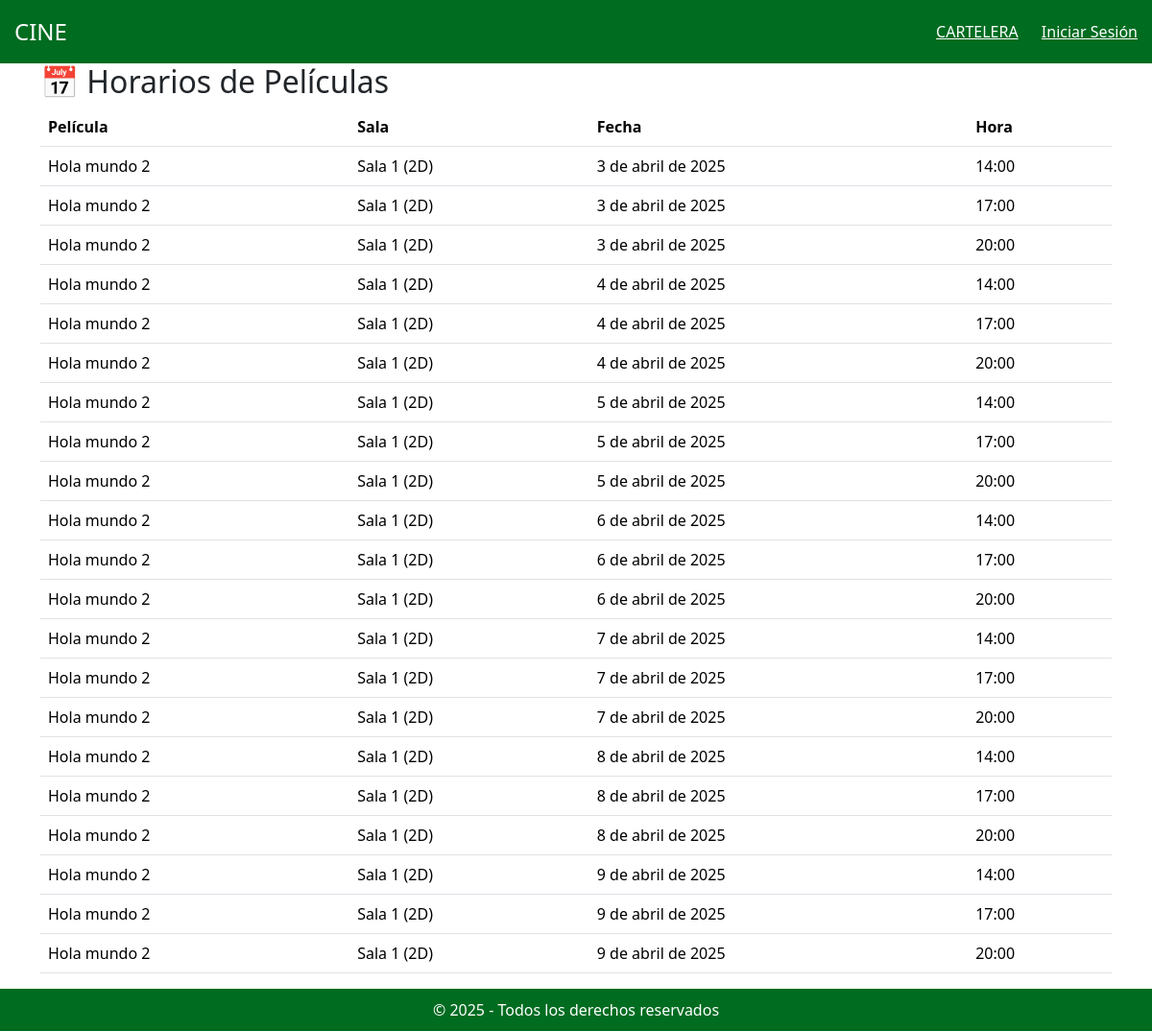
The app's page /usuarios/horarios/ with its own data.
### usuarios/models.py (models this page shows, shortened)
class Horario(models.Model):
    id_horario = models.AutoField(primary_key=True)
    pelicula = models.ForeignKey(Pelicula, on_delete=models.CASCADE, related_name="horarios")
    sala = models.ForeignKey(Sala, on_delete=models.CASCADE, related_name="horarios")
    fecha = models.DateField()
    hora = models.TimeField()

class Pelicula(models.Model):
    id_pelicula = models.AutoField(primary_key=True)
    titulo = models.CharField(max_length=200)
    imagen = models.ImageField(upload_to='peliculas/')
    sinopsis = models.TextField(default="Sinopsis no disponible.")
    genero = models.CharField(max_length=100)
    formato = models.CharField(max_length=50)  # 2D, 3D, 4DX
    estreno = models.BooleanField(default=False)
    preventa = models.BooleanField(default=False)
    trailer_url = models.URLField()
    calificacion = models.IntegerField(default=0)  # de 1 a 5 estrellas
    sala = models.ForeignKey(Sala, on_delete=models.SET_NULL, related_name="peliculas", null=True, blank=True)

class Sala(models.Model):
    TIPO_SALA_CHOICES = [
        ('2D', '2D'),
        ('3D', '3D'),
        ('IMAX', 'IMAX'),
        ('VIP', 'VIP'),
    ]
    id_sala = models.AutoField(primary_key=True)
    nombre = models.CharField(max_length=50, unique=True)  # Ejemplo: "Sala 1", "Sala VIP"
    tipo_sala = models.CharField(max_length=10, choices=TIPO_SALA_CHOICES, default='2D')
    capacidad = models.PositiveIntegerField(default=100)  # Asientos disponibles
    filas = models.PositiveIntegerField(default=10)  # Para la distribución visual
    columnas = models.PositiveIntegerField(default=10)  # Para la distribución visual

### usuarios/views.py (the view)
# urls.py: path("horarios/", listar_horarios_disponibles, name="listar_horarios"),
def listar_horarios_disponibles(request):
    hoy = timezone.localtime(timezone.now()).date()
    horarios = Horario.objects.filter(fecha__gte=hoy).order_by("fecha", "hora")
    return render(request, "usuarios/listar_horario.html", {"horarios": horarios})

### usuarios/templates/usuarios/listar_horario.html (shortened to what this page needs)
{% extends 'base.html' %}
{% load static %}
{% block content %}
<div class="container">
    <h2>📅 Horarios de Películas</h2>
    <table class="table">
        <thead>
            <tr>
                <th>Película</th>
                <th>Sala</th>
                <th>Fecha</th>
                <th>Hora</th>
            </tr>
        </thead>
        <tbody>
            {% for horario in horarios %}
            <tr>
                <td>{{ horario.pelicula.titulo }}</td>
                <td>{{ horario.sala.nombre }} ({{ horario.sala.tipo_sala }})</td>
                <td>{{ horario.fecha }}</td>
                <td>{{ horario.hora }}</td>
            </tr>
            {% empty %}
                <tr><td colspan="5">No hay horarios disponibles.</td></tr>
            {% endfor %}
        </tbody>
    </table>
</div>
{% endblock %}

### records on screen
Horario: pelicula.titulo "Hola mundo 2", sala.nombre "Sala 1", sala.tipo_sala "2D", fecha "3 de abril de 2025", hora "14:00"
Horario: pelicula.titulo "Hola mundo 2", sala.nombre "Sala 1", sala.tipo_sala "2D", fecha "3 de abril de 2025", hora "17:00"
Horario: pelicula.titulo "Hola mundo 2", sala.nombre "Sala 1", sala.tipo_sala "2D", fecha "3 de abril de 2025", hora "20:00"
Horario: pelicula.titulo "Hola mundo 2", sala.nombre "Sala 1", sala.tipo_sala "2D", fecha "4 de abril de 2025", hora "14:00"
Horario: pelicula.titulo "Hola mundo 2", sala.nombre "Sala 1", sala.tipo_sala "2D", fecha "4 de abril de 2025", hora "17:00"
Horario: pelicula.titulo "Hola mundo 2", sala.nombre "Sala 1", sala.tipo_sala "2D", fecha "4 de abril de 2025", hora "20:00"
Horario: pelicula.titulo "Hola mundo 2", sala.nombre "Sala 1", sala.tipo_sala "2D", fecha "5 de abril de 2025", hora "14:00"
Horario: pelicula.titulo "Hola mundo 2", sala.nombre "Sala 1", sala.tipo_sala "2D", fecha "5 de abril de 2025", hora "17:00"
Horario: pelicula.titulo "Hola mundo 2", sala.nombre "Sala 1", sala.tipo_sala "2D", fecha "5 de abril de 2025", hora "20:00"
Horario: pelicula.titulo "Hola mundo 2", sala.nombre "Sala 1", sala.tipo_sala "2D", fecha "6 de abril de 2025", hora "14:00"
Horario: pelicula.titulo "Hola mundo 2", sala.nombre "Sala 1", sala.tipo_sala "2D", fecha "6 de abril de 2025", hora "17:00"
Horario: pelicula.titulo "Hola mundo 2", sala.nombre "Sala 1", sala.tipo_sala "2D", fecha "6 de abril de 2025", hora "20:00"
Horario: pelicula.titulo "Hola mundo 2", sala.nombre "Sala 1", sala.tipo_sala "2D", fecha "7 de abril de 2025", hora "14:00"
Horario: pelicula.titulo "Hola mundo 2", sala.nombre "Sala 1", sala.tipo_sala "2D", fecha "7 de abril de 2025", hora "17:00"
Horario: pelicula.titulo "Hola mundo 2", sala.nombre "Sala 1", sala.tipo_sala "2D", fecha "7 de abril de 2025", hora "20:00"
Horario: pelicula.titulo "Hola mundo 2", sala.nombre "Sala 1", sala.tipo_sala "2D", fecha "8 de abril de 2025", hora "14:00"
Horario: pelicula.titulo "Hola mundo 2", sala.nombre "Sala 1", sala.tipo_sala "2D", fecha "8 de abril de 2025", hora "17:00"
Horario: pelicula.titulo "Hola mundo 2", sala.nombre "Sala 1", sala.tipo_sala "2D", fecha "8 de abril de 2025", hora "20:00"
Horario: pelicula.titulo "Hola mundo 2", sala.nombre "Sala 1", sala.tipo_sala "2D", fecha "9 de abril de 2025", hora "14:00"
Horario: pelicula.titulo "Hola mundo 2", sala.nombre "Sala 1", sala.tipo_sala "2D", fecha "9 de abril de 2025", hora "17:00"
Horario: pelicula.titulo "Hola mundo 2", sala.nombre "Sala 1", sala.tipo_sala "2D", fecha "9 de abril de 2025", hora "20:00"
